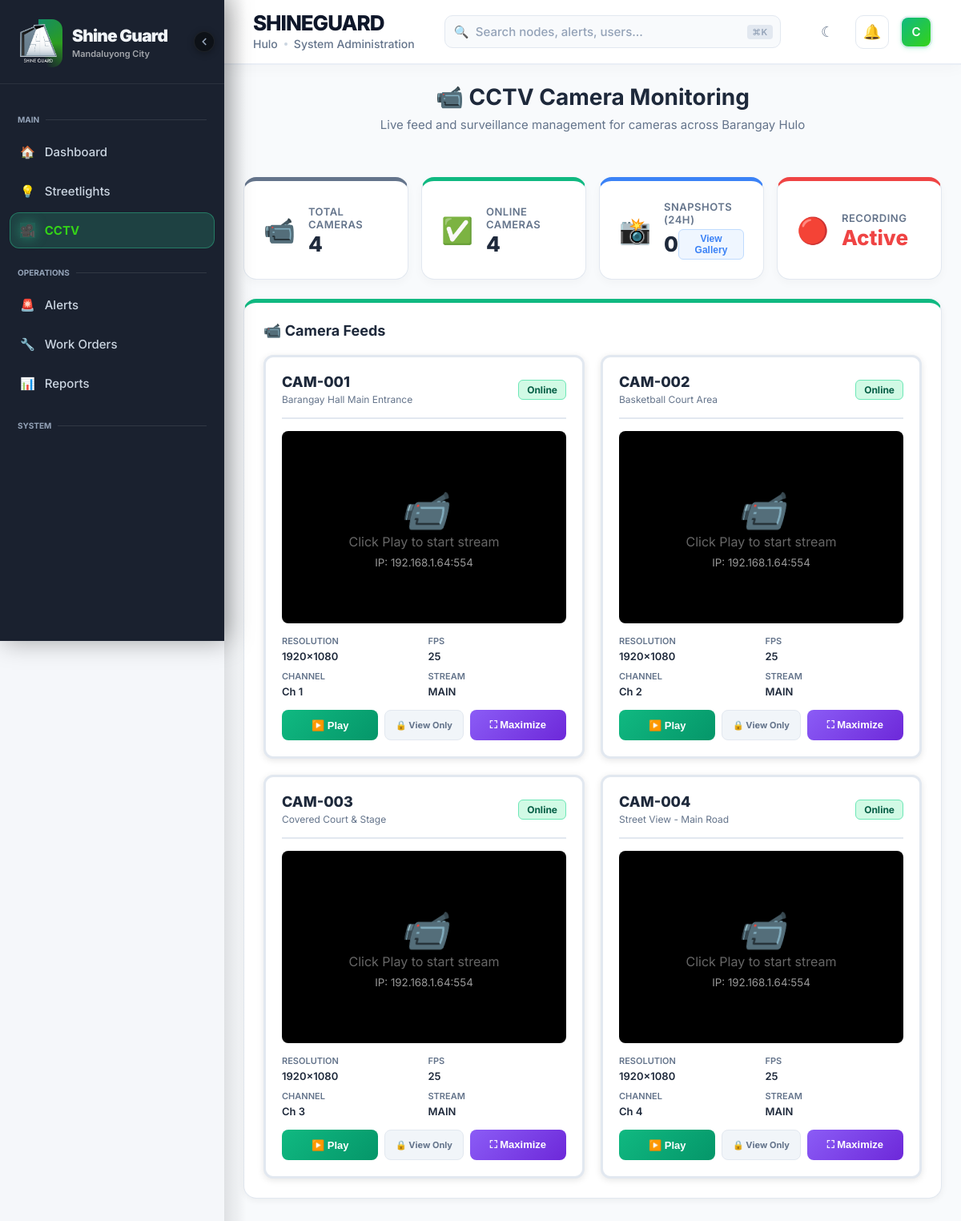
The page /cctv.php (signed in) on the database its author committed.
### tables this page shows
CREATE TABLE `system_config` (
  `config_id` int(11) NOT NULL,
  `config_key` varchar(100) NOT NULL,
  `config_value` text NOT NULL,
  `description` text DEFAULT NULL,
  `updated_at` timestamp NOT NULL DEFAULT current_timestamp() ON UPDATE current_timestamp(),
  `updated_by` int(11) NOT NULL
);

CREATE TABLE `cameras` (
  `camera_id` int(11) NOT NULL,
  `camera_name` varchar(100) NOT NULL,
  `location` varchar(255) NOT NULL,
  `latitude` decimal(10,8) DEFAULT NULL,
  `longitude` decimal(11,8) DEFAULT NULL,
  `status` enum('Online','Offline','Maintenance') DEFAULT 'Online',
  `resolution` varchar(20) DEFAULT '1920x1080',
  `fps` int(11) DEFAULT 25,
  `camera_ip` varchar(50) DEFAULT NULL,
  `camera_port` int(11) DEFAULT 554,
  `channel` int(11) DEFAULT 1,
  `username` varchar(50) DEFAULT 'admin',
  `password` varchar(100) DEFAULT NULL,
  `stream_type` enum('main','sub') DEFAULT 'main',
  `protocol` enum('rtsp','http') DEFAULT 'rtsp',
  `installation_date` date DEFAULT NULL,
  `last_maintenance` date DEFAULT NULL,
  `notes` text DEFAULT NULL,
  `created_at` timestamp NOT NULL DEFAULT current_timestamp(),
  `updated_at` timestamp NOT NULL DEFAULT current_timestamp() ON UPDATE current_timestamp()
);

### dbconnect.php (called while the page is built, shortened)
<?php
function getUserRole() {
    return $_SESSION['role'] ?? 'guest';
}
function canDo(string $action): bool {
    static $map = [
        'view_reports'         => ['System Admin', 'Maintenance Operator', 'System Observer'],
        'export_reports'       => ['System Admin', 'Maintenance Operator'],
        'manage_schedules'     => ['System Admin'],
        'manage_cctv'          => ['System Admin'],
        'view_cctv'            => ['System Admin', 'Maintenance Operator', 'System Observer'],
        'manage_streetlights'  => ['System Admin'],
        'manage_users'         => ['System Admin'],
        'create_work_orders'   => ['System Admin', 'Maintenance Operator'],
        'update_work_orders'   => ['System Admin', 'Maintenance Operator'],
        'acknowledge_alerts'   => ['System Admin', 'Maintenance Operator'],
        'view_settings'        => ['System Admin'],
        'manage_firebase'      => ['System Admin', 'Maintenance Operator'],
        'view_activity_logs'   => ['System Admin', 'Maintenance Operator'],
        'control_streetlights' => ['System Admin', 'Maintenance Operator'],
        'take_snapshots'       => ['System Admin', 'Maintenance Operator'],
    ];
    return in_array(getUserRole(), $map[$action] ?? [], true);
}
?>

### cctv.php (the view, shortened to what this page needs)
<?php
require_once 'dbconnect.php';
$cameras_query = "SELECT * FROM cameras ORDER BY camera_id";
$cameras_result = $conn->query($cameras_query);
$snapshots_count = $conn->query("SELECT COUNT(*) as count FROM camera_snapshots WHERE created_at >= DATE_SUB(NOW(), INTERVAL 24 HOUR)")->fetch_assoc()['count'] ?? 0;
$canTakeSnapshotPermission = canDo('take_snapshots');
?>
<!DOCTYPE html>
<html lang="en">
<head>
</head>
<body>
<div class="layout">
<?php include 'includes/sidebar.php'; ?>
<?php include 'includes/header.php'; ?>
<main class="main-content">
    <div class="page-header" style="text-align: center; padding-bottom: 2rem;">
        <h1>📹 CCTV Camera Monitoring</h1>
        <p style="margin-top: 5px;">Live feed and surveillance management for cameras across Barangay Hulo</p>
    </div>
    <div class="stats-grid">
        <div class="stat-card" style="border-top: 5px solid #64748b;">
            <div class="stat-icon">📹</div>
            <div class="stat-info">
                <div class="stat-label">Total Cameras</div>
                <div class="stat-value"><?php echo $cameras_result->num_rows; ?></div>
            </div>
        </div>
        <div class="stat-card" style="border-top: 5px solid #10b981;">
            <div class="stat-icon">✅</div>
            <div class="stat-info">
                <div class="stat-label">Online Cameras</div>
                <div class="stat-value"><?php
                    $cameras_result->data_seek(0);
                    $online = 0;
                    while($cam = $cameras_result->fetch_assoc()) {
                        if($cam['status'] === 'Online') $online++;
                    }
                    echo $online;
                ?></div>
            </div>
        </div>
        <div class="stat-card" style="border-top: 5px solid #3b82f6;">
            <div class="stat-icon">📸</div>
            <div class="stat-info">
                <div class="stat-label">Snapshots (24h)</div>
                <div class="stat-value" style="display:flex; align-items:center; justify-content:space-between; width:100%;">
                    <span><?php echo $snapshots_count; ?></span>
                    <button onclick="openGalleryModal()" style="background:#eff6ff; color:#3b82f6; border:1px solid #bfdbfe; border-radius:6px; padding:4px 10px; font-size:12px; font-weight:600; cursor:pointer;" onmouseover="this.style.background='#e0f2fe'" onmouseout="this.style.background='#eff6ff'">View Gallery</button>
                </div>
            </div>
        </div>
        <div class="stat-card" style="border-top: 5px solid #ef4444;">
            <div class="stat-icon">🔴</div>
            <div class="stat-info">
                <div class="stat-label">Recording</div>
                <div class="stat-value" style="color: #ef4444;">Active</div>
            </div>
        </div>
    </div>
    <div class="panel" style="border-top: 5px solid #10b981;">
        <div style="display: flex; justify-content: space-between; align-items: center; margin-bottom: 20px;">
            <h2 style="margin: 0;">📹 Camera Feeds</h2>
        </div>
        <div class="camera-grid">
            <?php
            $cameras_result->data_seek(0);
            while($camera = $cameras_result->fetch_assoc()):
            ?>
            <div class="camera-card" id="camera-card-<?php echo $camera['camera_id']; ?>">
                <div class="camera-header">
                    <div>
                        <div class="camera-title"><?php echo htmlspecialchars($camera['camera_name']); ?></div>
                        <div style="font-size: 12px; color: var(--dim); margin-top: 4px;">
                            <?php echo htmlspecialchars($camera['location']); ?>
                        </div>
                    </div>
                    <span class="badge <?php echo strtolower($camera['status']); ?>">
                        <?php echo $camera['status']; ?>
                    </span>
                </div>
                <div class="camera-preview" id="preview-<?php echo $camera['camera_id']; ?>">
                    <?php if (!empty($camera['stream_url'])): ?>
                    <div class="camera-placeholder" id="placeholder-<?php echo $camera['camera_id']; ?>">
                        <i style="font-size: 48px;">📹</i>
                        <div>Click Play to view live feed</div>
                        <small style="color: #6ee7b7; margin-top: 8px; display: block; font-weight: 600;">
                            🟢 ESP32-CAM · ngrok stream
                        </small>
                    </div>
                    <?php else: ?>
                    <div class="camera-placeholder">
                        <i style="font-size: 48px;">📹</i>
                        <div>Click Play to start stream</div>
                        <small style="color: #999; margin-top: 8px; display: block;">
                            <?php echo $camera['camera_ip'] ? "IP: {$camera['camera_ip']}:{$camera['camera_port']}" : "Not configured"; ?>
                        </small>
                    </div>
                    <?php endif; ?>
                </div>
                <div class="camera-info">
                    <div class="info-item">
                        <span class="info-label">RESOLUTION</span>
                        <span class="info-value"><?php echo $camera['resolution'] ?: 'N/A'; ?></span>
                    </div>
                    <div class="info-item">
                        <span class="info-label">FPS</span>
                        <span class="info-value"><?php echo $camera['fps'] ?: 'N/A'; ?></span>
                    </div>
                    <div class="info-item">
                        <span class="info-label">CHANNEL</span>
                        <span class="info-value">Ch <?php echo $camera['channel']; ?></span>
                    </div>
                    <div class="info-item">
                        <span class="info-label">STREAM</span>
                        <span class="info-value"><?php echo strtoupper($camera['stream_type']); ?></span>
                    </div>
                </div>
                <div class="camera-controls">
                    <?php if (!empty($camera['stream_url'])): ?>
                    <button class="control-btn btn-play" onclick="toggleStream(<?php echo $camera['camera_id']; ?>, this)">
                        ▶️ Play
                    </button>
                    <?php else: ?>
                    <button class="control-btn btn-play" onclick="openPlayModal('<?php echo addslashes($camera['camera_name']); ?>')">
                        ▶️ Play
                    </button>
                    <?php endif; ?>
                     <?php if ($canTakeSnapshotPermission): ?>
                    <button class="control-btn btn-snap" onclick="takeSnapshot(<?php echo $camera['camera_id']; ?>, '<?php echo addslashes($camera['camera_name']); ?>', this)">
                        📸 Snapshot
                    </button>
                    <?php else: ?>
                    <div style="flex: 1; display: flex; align-items: center; justify-content: center; background: #f1f5f9; border-radius: 8px; border: 1px solid #e2e8f0; color: #64748b; font-size: 11px; font-weight: 700; height: 38px;">
                        <span>🔒 View Only</span>
                    </div>
                    <?php endif; ?>
                    <button class="control-btn btn-fullscreen" onclick="toggleFullscreen(<?php echo $camera['camera_id']; ?>, this)">
                        ⛶ Maximize
                    </button>
                </div>
            </div>
            <?php endwhile; ?>
        </div>
    </div>
</main>
</div>
</body>
</html>

### includes/header.php (shortened to what this page needs)
<?php
$system_name = 'Shine Guard Hulo';
$organization_name = 'Barangay Hulo';
if (isset($conn)) {
    $config_result = $conn->query("SELECT config_key, config_value FROM system_config WHERE config_key IN ('system_name', 'organization_name')");
    if ($config_result) {
        while ($row = $config_result->fetch_assoc()) {
            if ($row['config_key'] == 'system_name') $system_name = $row['config_value'];
            if ($row['config_key'] == 'organization_name') $organization_name = $row['config_value'];
        }
    }
}
?>
<header>
    <div class="hdr-left">
        <h1 class="hdr-title"><?php echo htmlspecialchars($system_name); ?></h1>
        <p class="hdr-sub">
            <?php echo htmlspecialchars($organization_name); ?>
            <span class="hdr-sub-dot"></span>
            System Administration
        </p>
    </div>
    <div class="hdr-center">
        <div class="hdr-search" style="position: relative;">
            <span class="hdr-search-icon">🔍</span>
            <input type="text" id="globalSearchInput" placeholder="Search nodes, alerts, users..." autocomplete="off">
            <span class="hdr-search-shortcut">⌘K</span>
        </div>
    </div>
    <div class="hdr-right">
        <button id="darkModeToggle" class="hdr-icon-btn" onclick="toggleDarkMode()" title="Toggle Dark Mode" style="font-size:18px; cursor:pointer; border:none;">
            ☾
        </button>
        <?php
        $open_alerts_query = $conn->query("SELECT COUNT(*) as count FROM alerts WHERE status='Open'");
        $alerts_count = $open_alerts_query ? $open_alerts_query->fetch_assoc()['count'] : 0;
        ?>
        <a href="alerts.php" class="hdr-notif <?php echo $alerts_count > 0 ? 'has-alerts' : ''; ?>" title="<?php echo $alerts_count > 0 ? $alerts_count . ' Active Alerts' : 'Alerts'; ?>">
            <?php echo $alerts_count > 0 ? '🚨' : '🔔'; ?>
        </a>
        <div class="hdr-user-container">
            <div class="hdr-user" onclick="toggleUserDropdown(event)" title="<?php echo htmlspecialchars($_SESSION['full_name'] ?? 'User Profile'); ?>">
                <div class="hdr-av">
                    <?php echo strtoupper(substr($_SESSION['full_name'] ?? 'U', 0, 1)); ?>
                </div>
            </div>
        </div>
    </div>
</header>

### rows shown on the page
system_config: config_value "SHINEGUARD"
system_config: config_value "Hulo"
cameras: camera_name "CAM-001", location "Barangay Hall Main Entrance", status "Online", camera_ip "192.168.1.64", camera_port "554", resolution "1920x1080", fps "25", channel "1", stream_type "MAIN"
cameras: camera_name "CAM-002", location "Basketball Court Area", status "Online", camera_ip "192.168.1.64", camera_port "554", resolution "1920x1080", fps "25", channel "2", stream_type "MAIN"
cameras: camera_name "CAM-003", location "Covered Court & Stage", status "Online", camera_ip "192.168.1.64", camera_port "554", resolution "1920x1080", fps "25", channel "3", stream_type "MAIN"
cameras: camera_name "CAM-004", location "Street View - Main Road", status "Online", camera_ip "192.168.1.64", camera_port "554", resolution "1920x1080", fps "25", channel "4", stream_type "MAIN"

### other values the page prints
substr($_SESSION['full_name'] ?? 'U', 0, 1) "C"
$cameras_result->num_rows "4"
$online "4"
$snapshots_count "0"
